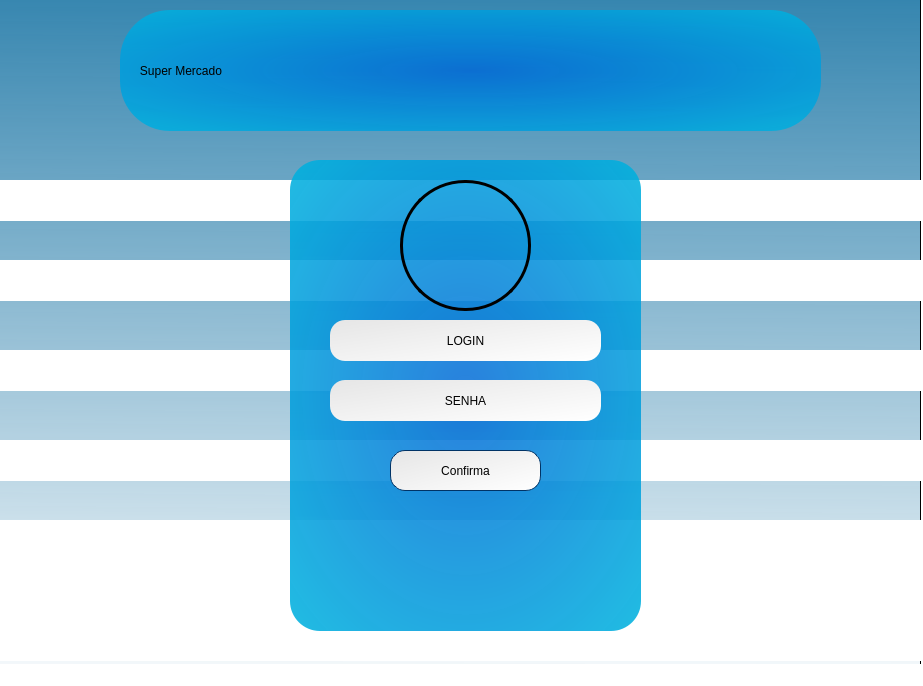
<?xml version="1.0" encoding="UTF-8"?>
<ui version="4.0">
 <class>inicio</class>
 <widget class="QMainWindow" name="inicio">
  <property name="geometry">
   <rect>
    <x>0</x>
    <y>0</y>
    <width>923</width>
    <height>686</height>
   </rect>
  </property>
  <property name="minimumSize">
   <size>
    <width>923</width>
    <height>686</height>
   </size>
  </property>
  <property name="maximumSize">
   <size>
    <width>923</width>
    <height>686</height>
   </size>
  </property>
  <property name="windowTitle">
   <string>MainWindow</string>
  </property>
  <property name="styleSheet">
   <string notr="true">background-color: rgb(255, 255, 255);</string>
  </property>
  <widget class="QWidget" name="centralwidget">
   <widget class="QFrame" name="frame_2">
    <property name="geometry">
     <rect>
      <x>-10</x>
      <y>-10</y>
      <width>931</width>
      <height>721</height>
     </rect>
    </property>
    <property name="styleSheet">
     <string notr="true">background-color: qlineargradient(spread:pad, x1:0.534, y1:0, x2:0.523, y2:1, stop:0 rgba(0, 101, 154, 203), stop:1 rgba(255, 255, 255, 255));</string>
    </property>
    <property name="frameShape">
     <enum>QFrame::StyledPanel</enum>
    </property>
    <property name="frameShadow">
     <enum>QFrame::Raised</enum>
    </property>
    <widget class="QLineEdit" name="Login">
     <property name="geometry">
      <rect>
       <x>340</x>
       <y>330</y>
       <width>271</width>
       <height>41</height>
      </rect>
     </property>
     <property name="minimumSize">
      <size>
       <width>271</width>
       <height>41</height>
      </size>
     </property>
     <property name="palette">
      <palette>
       <active>
        <colorrole role="Button">
         <brush brushstyle="LinearGradientPattern">
          <gradient startx="0.000000000000000" starty="0.000000000000000" endx="1.000000000000000" endy="1.000000000000000" type="LinearGradient" spread="PadSpread" coordinatemode="ObjectBoundingMode">
           <gradientstop position="0.005681820000000">
            <color alpha="255">
             <red>230</red>
             <green>230</green>
             <blue>230</blue>
            </color>
           </gradientstop>
           <gradientstop position="1.000000000000000">
            <color alpha="255">
             <red>255</red>
             <green>255</green>
             <blue>255</blue>
            </color>
           </gradientstop>
          </gradient>
         </brush>
        </colorrole>
        <colorrole role="Base">
         <brush brushstyle="LinearGradientPattern">
          <gradient startx="0.000000000000000" starty="0.000000000000000" endx="1.000000000000000" endy="1.000000000000000" type="LinearGradient" spread="PadSpread" coordinatemode="ObjectBoundingMode">
           <gradientstop position="0.005681820000000">
            <color alpha="255">
             <red>230</red>
             <green>230</green>
             <blue>230</blue>
            </color>
           </gradientstop>
           <gradientstop position="1.000000000000000">
            <color alpha="255">
             <red>255</red>
             <green>255</green>
             <blue>255</blue>
            </color>
           </gradientstop>
          </gradient>
         </brush>
        </colorrole>
        <colorrole role="Window">
         <brush brushstyle="LinearGradientPattern">
          <gradient startx="0.000000000000000" starty="0.000000000000000" endx="1.000000000000000" endy="1.000000000000000" type="LinearGradient" spread="PadSpread" coordinatemode="ObjectBoundingMode">
           <gradientstop position="0.005681820000000">
            <color alpha="255">
             <red>230</red>
             <green>230</green>
             <blue>230</blue>
            </color>
           </gradientstop>
           <gradientstop position="1.000000000000000">
            <color alpha="255">
             <red>255</red>
             <green>255</green>
             <blue>255</blue>
            </color>
           </gradientstop>
          </gradient>
         </brush>
        </colorrole>
        <colorrole role="PlaceholderText">
         <brush brushstyle="SolidPattern">
          <color alpha="255">
           <red>0</red>
           <green>0</green>
           <blue>0</blue>
          </color>
         </brush>
        </colorrole>
       </active>
       <inactive>
        <colorrole role="Button">
         <brush brushstyle="LinearGradientPattern">
          <gradient startx="0.000000000000000" starty="0.000000000000000" endx="1.000000000000000" endy="1.000000000000000" type="LinearGradient" spread="PadSpread" coordinatemode="ObjectBoundingMode">
           <gradientstop position="0.005681820000000">
            <color alpha="255">
             <red>230</red>
             <green>230</green>
             <blue>230</blue>
            </color>
           </gradientstop>
           <gradientstop position="1.000000000000000">
            <color alpha="255">
             <red>255</red>
             <green>255</green>
             <blue>255</blue>
            </color>
           </gradientstop>
          </gradient>
         </brush>
        </colorrole>
        <colorrole role="Base">
         <brush brushstyle="LinearGradientPattern">
          <gradient startx="0.000000000000000" starty="0.000000000000000" endx="1.000000000000000" endy="1.000000000000000" type="LinearGradient" spread="PadSpread" coordinatemode="ObjectBoundingMode">
           <gradientstop position="0.005681820000000">
            <color alpha="255">
             <red>230</red>
             <green>230</green>
             <blue>230</blue>
            </color>
           </gradientstop>
           <gradientstop position="1.000000000000000">
            <color alpha="255">
             <red>255</red>
             <green>255</green>
             <blue>255</blue>
            </color>
           </gradientstop>
          </gradient>
         </brush>
        </colorrole>
        <colorrole role="Window">
         <brush brushstyle="LinearGradientPattern">
          <gradient startx="0.000000000000000" starty="0.000000000000000" endx="1.000000000000000" endy="1.000000000000000" type="LinearGradient" spread="PadSpread" coordinatemode="ObjectBoundingMode">
           <gradientstop position="0.005681820000000">
            <color alpha="255">
             <red>230</red>
             <green>230</green>
             <blue>230</blue>
            </color>
           </gradientstop>
           <gradientstop position="1.000000000000000">
            <color alpha="255">
             <red>255</red>
             <green>255</green>
             <blue>255</blue>
            </color>
           </gradientstop>
          </gradient>
         </brush>
        </colorrole>
        <colorrole role="PlaceholderText">
         <brush brushstyle="SolidPattern">
          <color alpha="255">
           <red>0</red>
           <green>0</green>
           <blue>0</blue>
          </color>
         </brush>
        </colorrole>
       </inactive>
       <disabled>
        <colorrole role="Button">
         <brush brushstyle="LinearGradientPattern">
          <gradient startx="0.000000000000000" starty="0.000000000000000" endx="1.000000000000000" endy="1.000000000000000" type="LinearGradient" spread="PadSpread" coordinatemode="ObjectBoundingMode">
           <gradientstop position="0.005681820000000">
            <color alpha="255">
             <red>230</red>
             <green>230</green>
             <blue>230</blue>
            </color>
           </gradientstop>
           <gradientstop position="1.000000000000000">
            <color alpha="255">
             <red>255</red>
             <green>255</green>
             <blue>255</blue>
            </color>
           </gradientstop>
          </gradient>
         </brush>
        </colorrole>
        <colorrole role="Base">
         <brush brushstyle="LinearGradientPattern">
          <gradient startx="0.000000000000000" starty="0.000000000000000" endx="1.000000000000000" endy="1.000000000000000" type="LinearGradient" spread="PadSpread" coordinatemode="ObjectBoundingMode">
           <gradientstop position="0.005681820000000">
            <color alpha="255">
             <red>230</red>
             <green>230</green>
             <blue>230</blue>
            </color>
           </gradientstop>
           <gradientstop position="1.000000000000000">
            <color alpha="255">
             <red>255</red>
             <green>255</green>
             <blue>255</blue>
            </color>
           </gradientstop>
          </gradient>
         </brush>
        </colorrole>
        <colorrole role="Window">
         <brush brushstyle="LinearGradientPattern">
          <gradient startx="0.000000000000000" starty="0.000000000000000" endx="1.000000000000000" endy="1.000000000000000" type="LinearGradient" spread="PadSpread" coordinatemode="ObjectBoundingMode">
           <gradientstop position="0.005681820000000">
            <color alpha="255">
             <red>230</red>
             <green>230</green>
             <blue>230</blue>
            </color>
           </gradientstop>
           <gradientstop position="1.000000000000000">
            <color alpha="255">
             <red>255</red>
             <green>255</green>
             <blue>255</blue>
            </color>
           </gradientstop>
          </gradient>
         </brush>
        </colorrole>
        <colorrole role="PlaceholderText">
         <brush brushstyle="SolidPattern">
          <color alpha="255">
           <red>0</red>
           <green>0</green>
           <blue>0</blue>
          </color>
         </brush>
        </colorrole>
       </disabled>
      </palette>
     </property>
     <property name="styleSheet">
      <string notr="true">background-color: rgb(255, 255, 255);
font: 16pt &quot;Agency FB&quot;;
border-radius: 15px;
background-color: qlineargradient(spread:pad, x1:0, y1:0, x2:1, y2:1, stop:0.00568182 rgba(230, 230, 230, 255), stop:1 rgba(255, 255, 255, 255));
border-width: 1px;
border-color: rgb(0, 51, 102);</string>
     </property>
     <property name="text">
      <string/>
     </property>
     <property name="alignment">
      <set>Qt::AlignCenter</set>
     </property>
     <property name="placeholderText">
      <string>LOGIN</string>
     </property>
    </widget>
    <widget class="QPushButton" name="Confirmar">
     <property name="geometry">
      <rect>
       <x>400</x>
       <y>460</y>
       <width>151</width>
       <height>41</height>
      </rect>
     </property>
     <property name="styleSheet">
      <string notr="true">border-style: solid;

border-width: 1px;
border-color: rgb(0, 51, 102);
border-radius: 15px;
background-color: qlineargradient(spread:pad, x1:0, y1:0, x2:1, y2:1, stop:0.00568182 rgba(230, 230, 230, 255), stop:1 rgba(255, 255, 255, 255));
font: 12pt &quot;LCDMono2&quot;;</string>
     </property>
     <property name="text">
      <string>Confirma</string>
     </property>
    </widget>
    <widget class="QLineEdit" name="Senha">
     <property name="geometry">
      <rect>
       <x>340</x>
       <y>390</y>
       <width>271</width>
       <height>41</height>
      </rect>
     </property>
     <property name="minimumSize">
      <size>
       <width>271</width>
       <height>41</height>
      </size>
     </property>
     <property name="palette">
      <palette>
       <active>
        <colorrole role="Button">
         <brush brushstyle="LinearGradientPattern">
          <gradient startx="0.000000000000000" starty="0.000000000000000" endx="1.000000000000000" endy="1.000000000000000" type="LinearGradient" spread="PadSpread" coordinatemode="ObjectBoundingMode">
           <gradientstop position="0.005681820000000">
            <color alpha="255">
             <red>230</red>
             <green>230</green>
             <blue>230</blue>
            </color>
           </gradientstop>
           <gradientstop position="1.000000000000000">
            <color alpha="255">
             <red>255</red>
             <green>255</green>
             <blue>255</blue>
            </color>
           </gradientstop>
          </gradient>
         </brush>
        </colorrole>
        <colorrole role="Base">
         <brush brushstyle="LinearGradientPattern">
          <gradient startx="0.000000000000000" starty="0.000000000000000" endx="1.000000000000000" endy="1.000000000000000" type="LinearGradient" spread="PadSpread" coordinatemode="ObjectBoundingMode">
           <gradientstop position="0.005681820000000">
            <color alpha="255">
             <red>230</red>
             <green>230</green>
             <blue>230</blue>
            </color>
           </gradientstop>
           <gradientstop position="1.000000000000000">
            <color alpha="255">
             <red>255</red>
             <green>255</green>
             <blue>255</blue>
            </color>
           </gradientstop>
          </gradient>
         </brush>
        </colorrole>
        <colorrole role="Window">
         <brush brushstyle="LinearGradientPattern">
          <gradient startx="0.000000000000000" starty="0.000000000000000" endx="1.000000000000000" endy="1.000000000000000" type="LinearGradient" spread="PadSpread" coordinatemode="ObjectBoundingMode">
           <gradientstop position="0.005681820000000">
            <color alpha="255">
             <red>230</red>
             <green>230</green>
             <blue>230</blue>
            </color>
           </gradientstop>
           <gradientstop position="1.000000000000000">
            <color alpha="255">
             <red>255</red>
             <green>255</green>
             <blue>255</blue>
            </color>
           </gradientstop>
          </gradient>
         </brush>
        </colorrole>
        <colorrole role="PlaceholderText">
         <brush brushstyle="SolidPattern">
          <color alpha="255">
           <red>0</red>
           <green>0</green>
           <blue>0</blue>
          </color>
         </brush>
        </colorrole>
       </active>
       <inactive>
        <colorrole role="Button">
         <brush brushstyle="LinearGradientPattern">
          <gradient startx="0.000000000000000" starty="0.000000000000000" endx="1.000000000000000" endy="1.000000000000000" type="LinearGradient" spread="PadSpread" coordinatemode="ObjectBoundingMode">
           <gradientstop position="0.005681820000000">
            <color alpha="255">
             <red>230</red>
             <green>230</green>
             <blue>230</blue>
            </color>
           </gradientstop>
           <gradientstop position="1.000000000000000">
            <color alpha="255">
             <red>255</red>
             <green>255</green>
             <blue>255</blue>
            </color>
           </gradientstop>
          </gradient>
         </brush>
        </colorrole>
        <colorrole role="Base">
         <brush brushstyle="LinearGradientPattern">
          <gradient startx="0.000000000000000" starty="0.000000000000000" endx="1.000000000000000" endy="1.000000000000000" type="LinearGradient" spread="PadSpread" coordinatemode="ObjectBoundingMode">
           <gradientstop position="0.005681820000000">
            <color alpha="255">
             <red>230</red>
             <green>230</green>
             <blue>230</blue>
            </color>
           </gradientstop>
           <gradientstop position="1.000000000000000">
            <color alpha="255">
             <red>255</red>
             <green>255</green>
             <blue>255</blue>
            </color>
           </gradientstop>
          </gradient>
         </brush>
        </colorrole>
        <colorrole role="Window">
         <brush brushstyle="LinearGradientPattern">
          <gradient startx="0.000000000000000" starty="0.000000000000000" endx="1.000000000000000" endy="1.000000000000000" type="LinearGradient" spread="PadSpread" coordinatemode="ObjectBoundingMode">
           <gradientstop position="0.005681820000000">
            <color alpha="255">
             <red>230</red>
             <green>230</green>
             <blue>230</blue>
            </color>
           </gradientstop>
           <gradientstop position="1.000000000000000">
            <color alpha="255">
             <red>255</red>
             <green>255</green>
             <blue>255</blue>
            </color>
           </gradientstop>
          </gradient>
         </brush>
        </colorrole>
        <colorrole role="PlaceholderText">
         <brush brushstyle="SolidPattern">
          <color alpha="255">
           <red>0</red>
           <green>0</green>
           <blue>0</blue>
          </color>
         </brush>
        </colorrole>
       </inactive>
       <disabled>
        <colorrole role="Button">
         <brush brushstyle="LinearGradientPattern">
          <gradient startx="0.000000000000000" starty="0.000000000000000" endx="1.000000000000000" endy="1.000000000000000" type="LinearGradient" spread="PadSpread" coordinatemode="ObjectBoundingMode">
           <gradientstop position="0.005681820000000">
            <color alpha="255">
             <red>230</red>
             <green>230</green>
             <blue>230</blue>
            </color>
           </gradientstop>
           <gradientstop position="1.000000000000000">
            <color alpha="255">
             <red>255</red>
             <green>255</green>
             <blue>255</blue>
            </color>
           </gradientstop>
          </gradient>
         </brush>
        </colorrole>
        <colorrole role="Base">
         <brush brushstyle="LinearGradientPattern">
          <gradient startx="0.000000000000000" starty="0.000000000000000" endx="1.000000000000000" endy="1.000000000000000" type="LinearGradient" spread="PadSpread" coordinatemode="ObjectBoundingMode">
           <gradientstop position="0.005681820000000">
            <color alpha="255">
             <red>230</red>
             <green>230</green>
             <blue>230</blue>
            </color>
           </gradientstop>
           <gradientstop position="1.000000000000000">
            <color alpha="255">
             <red>255</red>
             <green>255</green>
             <blue>255</blue>
            </color>
           </gradientstop>
          </gradient>
         </brush>
        </colorrole>
        <colorrole role="Window">
         <brush brushstyle="LinearGradientPattern">
          <gradient startx="0.000000000000000" starty="0.000000000000000" endx="1.000000000000000" endy="1.000000000000000" type="LinearGradient" spread="PadSpread" coordinatemode="ObjectBoundingMode">
           <gradientstop position="0.005681820000000">
            <color alpha="255">
             <red>230</red>
             <green>230</green>
             <blue>230</blue>
            </color>
           </gradientstop>
           <gradientstop position="1.000000000000000">
            <color alpha="255">
             <red>255</red>
             <green>255</green>
             <blue>255</blue>
            </color>
           </gradientstop>
          </gradient>
         </brush>
        </colorrole>
        <colorrole role="PlaceholderText">
         <brush brushstyle="SolidPattern">
          <color alpha="255">
           <red>0</red>
           <green>0</green>
           <blue>0</blue>
          </color>
         </brush>
        </colorrole>
       </disabled>
      </palette>
     </property>
     <property name="styleSheet">
      <string notr="true">background-color: rgb(255, 255, 255);
font: 16pt &quot;Agency FB&quot;;
border-radius: 15px;
background-color: qlineargradient(spread:pad, x1:0, y1:0, x2:1, y2:1, stop:0.00568182 rgba(230, 230, 230, 255), stop:1 rgba(255, 255, 255, 255));

border-width: 1px;
border-color: rgb(0, 51, 102);</string>
     </property>
     <property name="text">
      <string/>
     </property>
     <property name="echoMode">
      <enum>QLineEdit::Password</enum>
     </property>
     <property name="alignment">
      <set>Qt::AlignCenter</set>
     </property>
     <property name="placeholderText">
      <string>SENHA</string>
     </property>
    </widget>
    <widget class="QLabel" name="label_6">
     <property name="geometry">
      <rect>
       <x>410</x>
       <y>190</y>
       <width>131</width>
       <height>131</height>
      </rect>
     </property>
     <property name="styleSheet">
      <string notr="true">background-color: rgba(255, 255, 255, 0);
border-style: solid;
border-radius: 65px;
border-width: 3px;
border-color: rgb(0, 0, 0);</string>
     </property>
     <property name="text">
      <string/>
     </property>
     <property name="pixmap">
      <pixmap>fotos/mm.png</pixmap>
     </property>
     <property name="scaledContents">
      <bool>true</bool>
     </property>
    </widget>
    <widget class="QLabel" name="label_8">
     <property name="geometry">
      <rect>
       <x>300</x>
       <y>170</y>
       <width>351</width>
       <height>471</height>
      </rect>
     </property>
     <property name="styleSheet">
      <string notr="true">background-color: qradialgradient(spread:pad, cx:0.5, cy:0.5, radius:1.185, fx:0.5, fy:0.5, stop:0 rgba(0, 104, 214, 214), stop:1 rgba(0, 226, 228, 228));

border-radius: 30px;</string>
     </property>
     <property name="text">
      <string/>
     </property>
    </widget>
    <widget class="QLabel" name="label_9">
     <property name="geometry">
      <rect>
       <x>130</x>
       <y>20</y>
       <width>701</width>
       <height>121</height>
      </rect>
     </property>
     <property name="styleSheet">
      <string notr="true">
background-color: qradialgradient(spread:pad, cx:0.5, cy:0.5, radius:1.185, fx:0.5, fy:0.5, stop:0 rgba(0, 104, 214, 214), stop:1 rgba(0, 226, 228, 228));
font: 72pt &quot;Agency FB&quot;;
border-radius: 50px;
</string>
     </property>
     <property name="text">
      <string>      Super Mercado</string>
     </property>
    </widget>
    <widget class="QLabel" name="label">
     <property name="geometry">
      <rect>
       <x>-20</x>
       <y>530</y>
       <width>1061</width>
       <height>141</height>
      </rect>
     </property>
     <property name="styleSheet">
      <string notr="true">background-color: rgb(255, 255, 255);
border-radius: 10px;
</string>
     </property>
     <property name="text">
      <string/>
     </property>
    </widget>
    <widget class="QLabel" name="label_10">
     <property name="geometry">
      <rect>
       <x>-120</x>
       <y>450</y>
       <width>1121</width>
       <height>41</height>
      </rect>
     </property>
     <property name="styleSheet">
      <string notr="true">background-color: rgb(255, 255, 255);
border-radius: 10px;
</string>
     </property>
     <property name="text">
      <string/>
     </property>
    </widget>
    <widget class="QLabel" name="label_11">
     <property name="geometry">
      <rect>
       <x>-60</x>
       <y>360</y>
       <width>1071</width>
       <height>41</height>
      </rect>
     </property>
     <property name="styleSheet">
      <string notr="true">background-color: rgb(255, 255, 255);
border-radius: 10px;
</string>
     </property>
     <property name="text">
      <string/>
     </property>
    </widget>
    <widget class="QLabel" name="label_12">
     <property name="geometry">
      <rect>
       <x>-190</x>
       <y>270</y>
       <width>1331</width>
       <height>41</height>
      </rect>
     </property>
     <property name="styleSheet">
      <string notr="true">background-color: rgb(255, 255, 255);
border-radius: 10px;
</string>
     </property>
     <property name="text">
      <string/>
     </property>
    </widget>
    <widget class="QLabel" name="label_7">
     <property name="geometry">
      <rect>
       <x>-10</x>
       <y>290</y>
       <width>311</width>
       <height>351</height>
      </rect>
     </property>
     <property name="styleSheet">
      <string notr="true">background-color: rgba(255, 255, 255, 0);</string>
     </property>
     <property name="text">
      <string/>
     </property>
     <property name="pixmap">
      <pixmap>fotos/Sem título.png</pixmap>
     </property>
     <property name="scaledContents">
      <bool>true</bool>
     </property>
     <property name="wordWrap">
      <bool>true</bool>
     </property>
    </widget>
    <widget class="QLabel" name="label_13">
     <property name="geometry">
      <rect>
       <x>-180</x>
       <y>190</y>
       <width>1331</width>
       <height>41</height>
      </rect>
     </property>
     <property name="styleSheet">
      <string notr="true">background-color: rgb(255, 255, 255);
border-radius: 10px;
</string>
     </property>
     <property name="text">
      <string/>
     </property>
    </widget>
    <zorder>label_13</zorder>
    <zorder>label</zorder>
    <zorder>label_12</zorder>
    <zorder>label_11</zorder>
    <zorder>label_10</zorder>
    <zorder>label_9</zorder>
    <zorder>label_8</zorder>
    <zorder>Confirmar</zorder>
    <zorder>Login</zorder>
    <zorder>Senha</zorder>
    <zorder>label_6</zorder>
    <zorder>label_7</zorder>
   </widget>
  </widget>
  <widget class="QMenuBar" name="menubar">
   <property name="geometry">
    <rect>
     <x>0</x>
     <y>0</y>
     <width>923</width>
     <height>21</height>
    </rect>
   </property>
  </widget>
  <widget class="QStatusBar" name="statusbar"/>
 </widget>
 <resources>
  <include location="QR.qrc"/>
 </resources>
 <connections/>
</ui>
